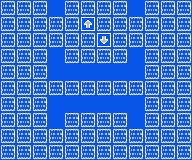

This game map was drawn from its Tiled (.tmx) file and the tilesets committed beside it. A one-line description and the full map source follow:
An orthogonal 12x10 tile map with 16x16 px tiles, 1 tile layer (Tile Layer 1) and 7 objects.

<map version="1.5" tiledversion="1.7.2" orientation="orthogonal" renderorder="right-down" width="12" height="10" tilewidth="16" tileheight="16" infinite="0" nextlayerid="3" nextobjectid="8">
 <tileset firstgid="1" source="metatiles.tsx" />
 <layer id="1" name="Tile Layer 1" width="12" height="10">
  <data encoding="csv">
2,2,2,1,2,2,2,2,1,2,2,2,
2,2,2,2,2,4,2,2,2,2,2,2,
2,2,2,2,2,2,3,2,2,2,2,2,
2,2,2,1,2,2,2,2,1,2,2,2,
2,2,2,1,1,1,1,1,1,2,2,2,
2,2,2,2,2,2,2,2,2,2,2,2,
2,2,2,1,1,1,1,1,1,2,2,2,
2,2,2,1,2,2,2,2,1,2,2,2,
2,2,2,2,2,2,2,2,2,2,2,2,
2,2,2,2,2,2,2,2,2,2,2,2
</data>
 </layer>
 <objectgroup id="2" name="Rooms">
  <object id="1" x="1.49045" y="1.30415" width="44.3409" height="44.7136" />
  <object id="2" x="1.67676" y="50.3027" width="43.2231" height="59.2455" />
  <object id="3" x="1.67676" y="114.392" width="43.0368" height="42.8505" />
  <object id="4" x="66.5114" y="114.02" width="59.4318" height="43.4094" />
  <object id="5" x="146.064" y="114.02" width="43.2231" height="43.9683" />
  <object id="6" x="145.692" y="49.5575" width="43.5957" height="59.9907" />
  <object id="7" x="146.251" y="2.23568" width="42.6642" height="42.6642" />
 </objectgroup>
</map>
